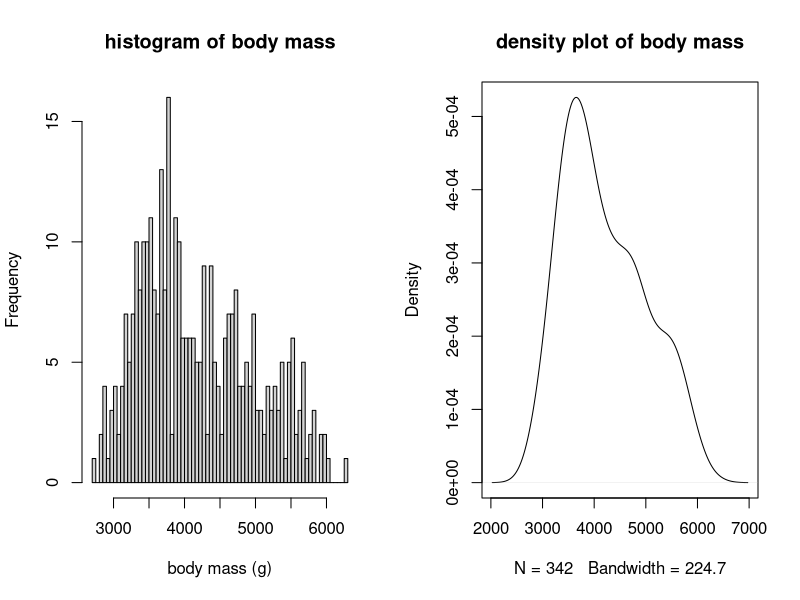
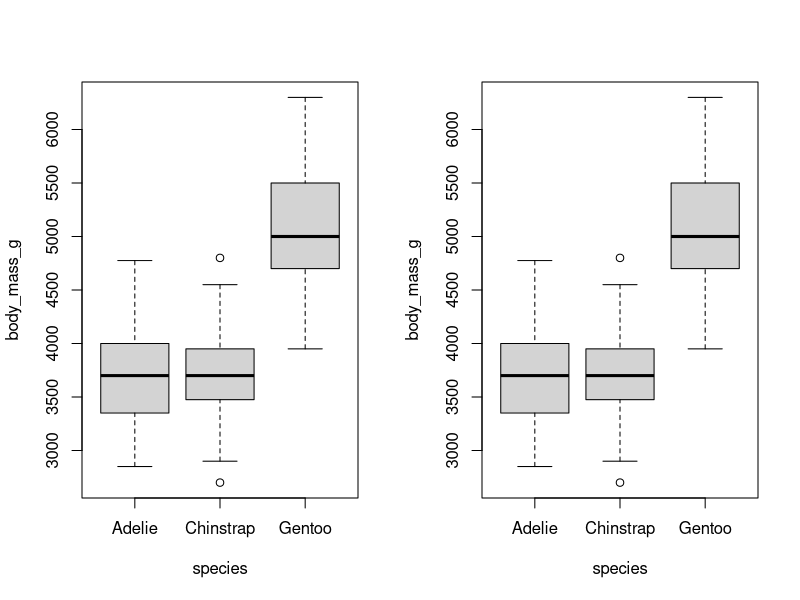
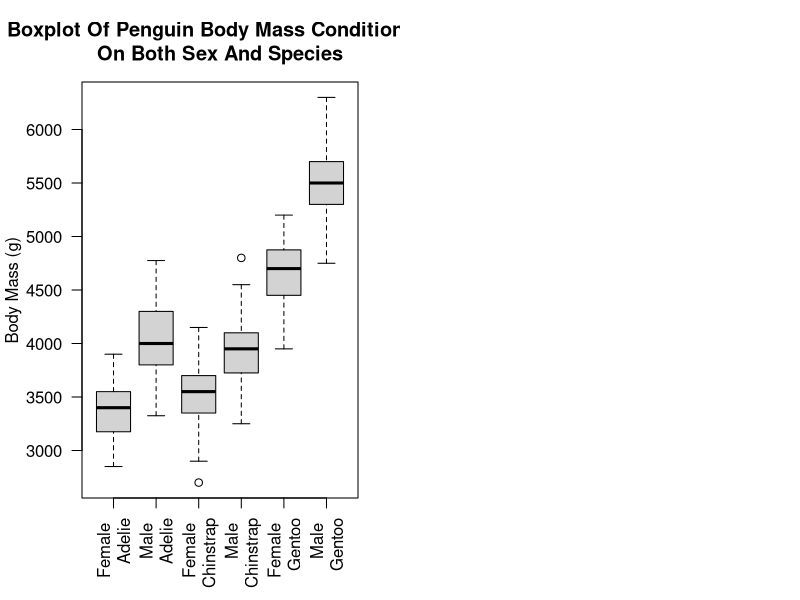

These figures' R source, in order:
## ---- chunk 1
knitr::opts_chunk$set(echo = TRUE)
## ---- chunk 2
require(here)
require(palmerpenguins)

t.test(subset(penguins, species == "Gentoo")$flipper_length_mm)

t.test(
x = subset(penguins, species == "Gentoo")$flipper_length_mm,
mu = 218
)

t.test(
x = subset(penguins, species == "Gentoo")$flipper_length_mm,
mu = 218,
alternative = "less"
)
## ---- chunk 3
#Two-sample t.test
t.test(flipper_length_mm ~ species,
       data = subset(penguins, species != "Chinstrap"))

#1-way ANOVA
##Graphical
par(mfrow = c(1, 2))
hist(penguins$body_mass_g, breaks = 80, main = "histogram of body mass",
xlab = "body mass (g)")

plot(density(penguins$body_mass_g, na.rm = TRUE), 
     main = "density plot of body mass")

require(palmerpenguins)
boxplot(body_mass_g ~ species, data = penguins)

##Numerical
dat_chinstrap = subset(penguins, species == "Chinstrap")
mean(dat_chinstrap$body_mass_g, na.rm = TRUE)

shapiro.test(dat_chinstrap$body_mass_g)

aggregate(body_mass_g ~ species, data = penguins, FUN = mean)

##Fit Linear Model
fit_species = lm(body_mass_g ~ species, data = penguins)
summary(fit_species)

## ---- chunk 4
#Conduct the ANOVA
anova(fit_species)

#One-Way Anova Complete Walkthrough
fit_species = lm(body_mass_g ~ species, data = penguins)
summary(fit_species)

## ---- chunk 5
#Two-Way Additive ANOVA

boxplot(body_mass_g ~ species, data = penguins)

fit_additive = lm(body_mass_g ~ sex + species, data = penguins)
fit_additive

fit_interactive = lm(body_mass_g ~ sex * species, data = penguins)
fit_interactive
summary(fit_interactive)
## ---- chunk 6
#Simple Linear Regression: Penguin Bills and Body Mass

require(palmerpenguins)

lm(bill_length_mm ~ body_mass_g, data = penguins)
## ---- chunk 7
boxplot(body_mass_g ~ sex * species, data = penguins,
    main = "Boxplot Of Penguin Body Mass Conditioned \nOn Both Sex And Species",
        xlab = "",
        ylab = "Body Mass (g)",
        las = 2,
        names = c("Female \nAdelie", "Male \nAdelie", "Female \nChinstrap",
                  "Male \nChinstrap", "Female \nGentoo", "Male \nGentoo"))
## ---- chunk 8
fit_both = lm(body_mass_g ~ sex * species, data = penguins)
fit_both
summary(fit_both)
## ---- chunk 9
3368.84 + 158.37
## ---- chunk 10
penguins = penguins
fem_chin = subset(penguins, species == "Chinstrap")$body_mass_g
fem_chin
mean(fem_chin)
